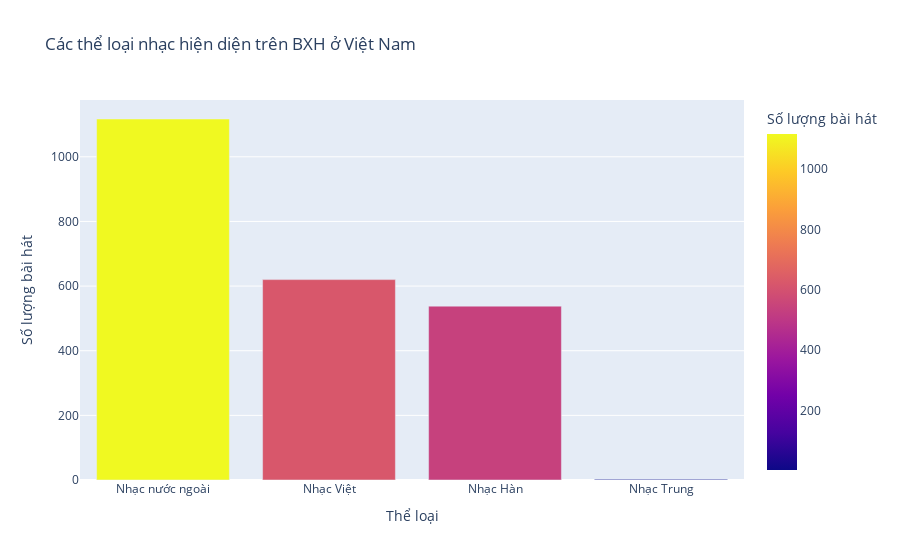

This figure's notebook cell:
### Code cell
# Vẽ biểu đồ 
fig = px.bar(genre_counts,
             x='Thể loại', 
             y='Số lượng bài hát',
             title="Các thể loại nhạc hiện diện trên BXH ở Việt Nam",
             color='Số lượng bài hát',
             labels={'Số lượng bài hát': 'Số lượng bài hát'})

fig.write_image('../images/bar_genre.svg', format='svg', engine='kaleido')
fig.show()

### Figure 1 — Plotly figure (JSON) as saved in the notebook; plotly's stock layout.template omitted (floating-point values rounded to 4 significant figures)
{"data": [{"hovertemplate": "Thể loại=%{x}<br>Số lượng bài hát=%{marker.color}<extra></extra>", "legendgroup": "", "marker": {"color": [1117, 620, 538, 2], "coloraxis": "coloraxis", "pattern": {"shape": ""}}, "name": "", "orientation": "v", "showlegend": false, "textposition": "auto", "type": "bar", "x": ["Nhạc nước ngoài", "Nhạc Việt", "Nhạc Hàn", "Nhạc Trung"], "xaxis": "x", "y": [1117, 620, 538, 2], "yaxis": "y"}], "layout": {"barmode": "relative", "coloraxis": {"colorbar": {"title": {"text": "Số lượng bài hát"}}, "colorscale": [[0, "#0d0887"], [0.1111, "#46039f"], [0.2222, "#7201a8"], [0.3333, "#9c179e"], [0.4444, "#bd3786"], [0.5556, "#d8576b"], [0.6667, "#ed7953"], [0.7778, "#fb9f3a"], [0.8889, "#fdca26"], [1, "#f0f921"]]}, "legend": {"tracegroupgap": 0}, "title": {"text": "Các thể loại nhạc hiện diện trên BXH ở Việt Nam"}, "xaxis": {"anchor": "y", "domain": [0, 1], "title": {"text": "Thể loại"}}, "yaxis": {"anchor": "x", "domain": [0, 1], "title": {"text": "Số lượng bài hát"}}}}
